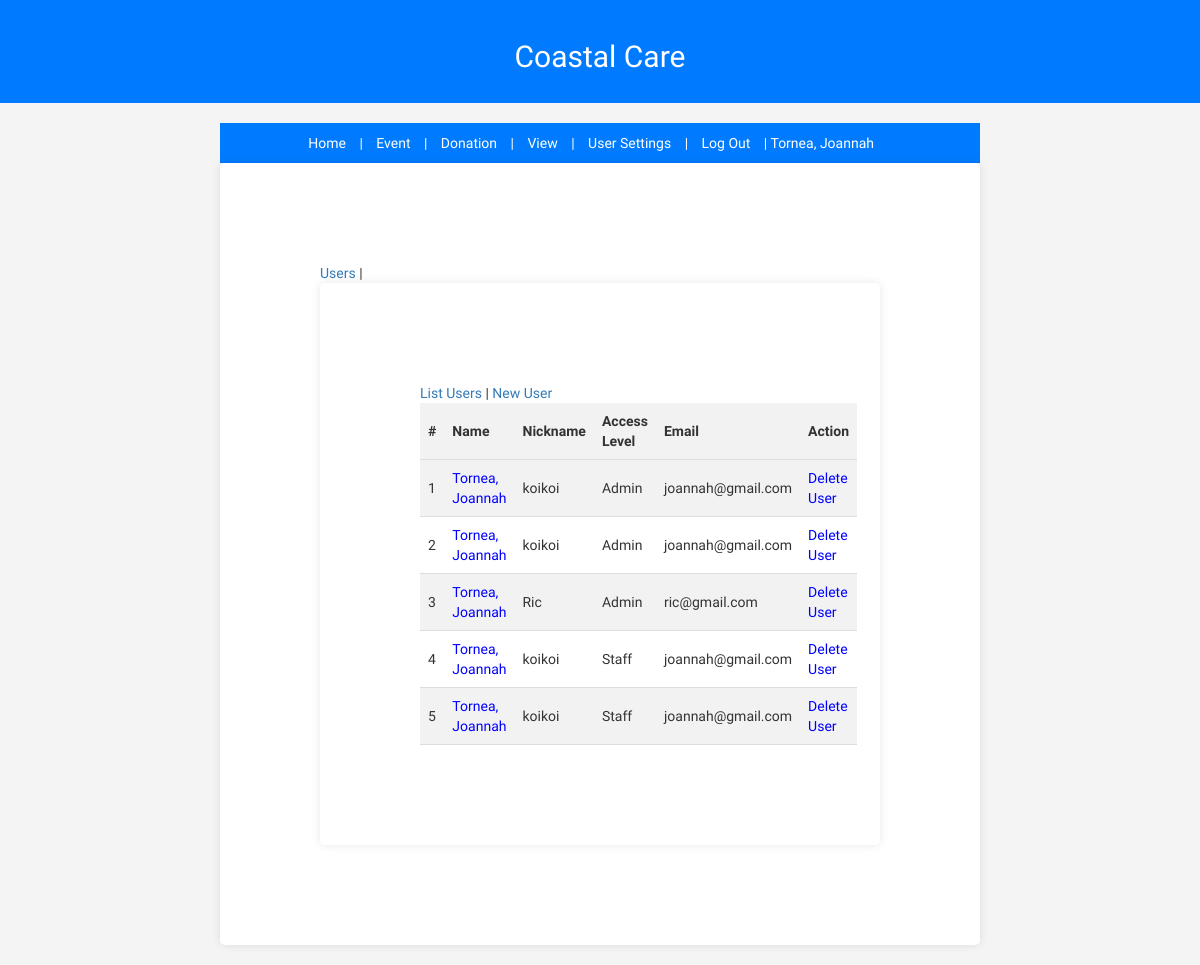
The page /users/index.php?page=settings&subpage=users (signed in) on the database its author committed.
### tables this page shows
CREATE TABLE `tbl_users` (
  `user_id` int(8) UNSIGNED NOT NULL,
  `user_lastname` varchar(180) NOT NULL DEFAULT '',
  `user_firstname` varchar(180) NOT NULL DEFAULT '',
  `user_email` varchar(180) NOT NULL DEFAULT '',
  `user_password` varchar(180) NOT NULL DEFAULT '',
  `user_date_added` date NOT NULL DEFAULT '1000-01-01',
  `user_time_added` time NOT NULL DEFAULT '00:00:00',
  `user_date_updated` date NOT NULL DEFAULT '1000-01-01',
  `user_time_updated` time NOT NULL DEFAULT '00:00:00',
  `user_status` int(1) NOT NULL DEFAULT 0,
  `user_token` varchar(255) NOT NULL DEFAULT '',
  `user_access` varchar(255) NOT NULL DEFAULT '',
  `user_address` varchar(255) NOT NULL DEFAULT '',
  `user_birthdate` date NOT NULL DEFAULT '1000-01-01',
  `user_nickname` varchar(180) NOT NULL DEFAULT ''
);

### users/classes/class.user.php (called while the page is built, shortened)
<?php
class User{
	private $DB_SERVER='172.16.0.214';
	private $DB_USERNAME='group10';
	private $DB_PASSWORD='123456';
	private $DB_DATABASE='group10';
	private $conn;
	public function __construct(){
		$this->conn = new PDO("mysql:host=".$this->DB_SERVER.";dbname=".$this->DB_DATABASE,$this->DB_USERNAME,$this->DB_PASSWORD);
	}
	public function list_users(){
		$sql="SELECT * FROM tbl_users";
		$q = $this->conn->query($sql) or die("failed!");
		while($r = $q->fetch(PDO::FETCH_ASSOC)){
		$data[]=$r;
		}
		if(empty($data)){
		   return false;
		}else{
			return $data;
		}
}
	function get_user_id($email){
		$sql="SELECT user_id FROM tbl_users WHERE user_email = :email";
		$q = $this->conn->prepare($sql);
		$q->execute(['email' => $email]);
		$user_id = $q->fetchColumn();
		return $user_id;
	}
	function get_user_firstname($id){
		$sql="SELECT user_firstname FROM tbl_users WHERE user_id = :id";
		$q = $this->conn->prepare($sql);
		$q->execute(['id' => $id]);
		$user_firstname = $q->fetchColumn();
		return $user_firstname;
	}
	function get_user_lastname($id){
		$sql="SELECT user_lastname FROM tbl_users WHERE user_id = :id";
		$q = $this->conn->prepare($sql);
		$q->execute(['id' => $id]);
		$user_lastname = $q->fetchColumn();
		return $user_lastname;
	}
}

### users/users-module/main.php (the view, shortened to what this page needs)
<!DOCTYPE html>
<html lang="en">
<head>
</head>
<body>
<div id="subcontent">
    <table id="data-list">
        <tr>
            <th>#</th>
            <th>Name</th>
            <th>Nickname</th>
            <th>Access Level</th>
            <th>Email</th>
            <th>Action</th>
        </tr>
        <?php
        $count = 1;
        if($user->list_users() != false){
            foreach($user->list_users() as $value){
                extract($value);
        ?>
       <tr>
            <td><?php echo $count;?></td>
            <td><a href="index.php?page=settings&subpage=users&action=profile&id=<?php echo $user_id;?>"><?php echo $user_lastname.', '.$user_firstname;?></a></td>
            <td><?php echo $user_nickname; ?></td>
            <td><?php echo $user_access;?></td>
            <td><?php echo $user_email;?></td>
            <td><a href="processes/process.user.php?action=delete&id=<?php echo $user_id;?>" onclick="return confirm('Are you sure you want to delete this user?')">Delete User</a></td>
        </tr>
        <?php
            $count++;
            }
        } else {
            echo "<tr><td colspan='6'>No Record Found.</td></tr>";
        }
        ?>
    </table>
</div>
</body>
</html>

### users/index.php (shortened to what this page needs)
<?php
include_once 'classes/class.user.php';
$page = (isset($_GET['page']) && $_GET['page'] != '') ? $_GET['page'] : '';
$user = new User();
$user_id = $user->get_user_id($_SESSION['user_email']);
?>
<!DOCTYPE html>
<html>
<head>
    <link rel="stylesheet" href="https://maxcdn.bootstrapcdn.com/bootstrap/3.4.1/css/bootstrap.min.css">
</head>
<body>
    <div id="header">
      <h2>Coastal Care</h2>
    </div>
<div id="wrapper">
  <div id="menu">
      <a href="index.php">Home</a> |
      <a href="event/index.php">Event</a> |
      <a href="charts/index.php">Donation</a> |
      <a href="View/indexE.php">View</a> |
      <a href="index.php?page=settings">User Settings</a> |
      <a href="logout.php" class="move-right">Log Out</a> |
      <span class="move-right"><?php echo $user->get_user_lastname($user_id).', '.$user->get_user_firstname($user_id);?>&nbsp;&nbsp; &nbsp;&nbsp; &nbsp;&nbsp;</span>
  </div>
  <div id="content">
    <?php
      switch($page){
                case 'settings':
                    require_once 'settings-module/index.php';
                break;
            }
    ?>
  </div>
</div>
</body>
</html>

### users/index.php (style rules this page uses)
body { font-family: 'Assistant', sans-serif; margin: 0; padding: 0; background-color: #f4f4f4; }
#header { background-color: #007bff; color: #fff; text-align: center; padding: 20px 0; }
#wrapper { margin: 20px auto; max-width: 800px; padding: 0 20px; }
#menu { background-color: #007bff; color: #fff; padding: 10px 0; text-align: center; }
#menu a { color: #fff; text-decoration: none; margin: 0 10px; }
#content { background-color: #fff; padding: 100px; border-radius: 5px; box-shadow: 0 0 10px rgba(0, 0, 0, 0.1); }

### users/users-module/main.php (style rules this page uses)
#data-list { width: 100%; border-collapse: collapse; }
#data-list th, #data-list td { padding: 8px; text-align: left; border-bottom: 1px solid #ddd; }
#data-list th { background-color: #f2f2f2; color: #333; }
#data-list tr:nth-child(even) { background-color: #f2f2f2; }
#data-list a { color: blue; text-decoration: none; }

### rows shown on the page
tbl_users: $user->get_user_lastname($user_id) "Tornea", $user->get_user_firstname($user_id) "Joannah", user_lastname "Tornea", user_firstname "Joannah", user_nickname "Ric", user_access "Admin", user_email "ric@gmail.com"
tbl_users: user_lastname "Tornea", user_firstname "Joannah", user_nickname "koikoi", user_access "Admin", user_email "joannah@gmail.com"
tbl_users: user_lastname "Tornea", user_firstname "Joannah", user_nickname "koikoi", user_access "Admin", user_email "joannah@gmail.com"
tbl_users: user_lastname "Tornea", user_firstname "Joannah", user_nickname "koikoi", user_access "Staff", user_email "joannah@gmail.com"
tbl_users: user_lastname "Tornea", user_firstname "Joannah", user_nickname "koikoi", user_access "Staff", user_email "joannah@gmail.com"
